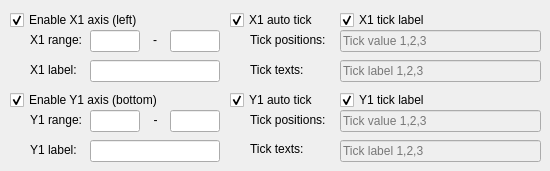
                <widget class="QWidget" name="page_8">
                 <widget class="QLineEdit" name="plot1DRangeMaxX1_LE">
                  <property name="geometry">
                   <rect>
                    <x>170</x>
                    <y>30</y>
                    <width>50</width>
                    <height>22</height>
                   </rect>
                  </property>
                 </widget>
                 <widget class="QLabel" name="label_50">
                  <property name="geometry">
                   <rect>
                    <x>30</x>
                    <y>60</y>
                    <width>61</width>
                    <height>20</height>
                   </rect>
                  </property>
                  <property name="text">
                   <string>X1 label:</string>
                  </property>
                 </widget>
                 <widget class="QLabel" name="label_35">
                  <property name="geometry">
                   <rect>
                    <x>30</x>
                    <y>30</y>
                    <width>61</width>
                    <height>20</height>
                   </rect>
                  </property>
                  <property name="text">
                   <string>X1 range:</string>
                  </property>
                 </widget>
                 <widget class="QCheckBox" name="plot1DAxisX1_CB">
                  <property name="geometry">
                   <rect>
                    <x>10</x>
                    <y>10</y>
                    <width>171</width>
                    <height>20</height>
                   </rect>
                  </property>
                  <property name="text">
                   <string>Enable X1 axis (left)</string>
                  </property>
                  <property name="checked">
                   <bool>true</bool>
                  </property>
                 </widget>
                 <widget class="QLineEdit" name="plot1DRangeMinX1_LE">
                  <property name="geometry">
                   <rect>
                    <x>90</x>
                    <y>30</y>
                    <width>50</width>
                    <height>22</height>
                   </rect>
                  </property>
                 </widget>
                 <widget class="QLabel" name="label_13">
                  <property name="geometry">
                   <rect>
                    <x>140</x>
                    <y>30</y>
                    <width>30</width>
                    <height>20</height>
                   </rect>
                  </property>
                  <property name="text">
                   <string>-</string>
                  </property>
                  <property name="alignment">
                   <set>Qt::AlignCenter</set>
                  </property>
                 </widget>
                 <widget class="QLineEdit" name="plot1DTickValueX1_LE">
                  <property name="enabled">
                   <bool>false</bool>
                  </property>
                  <property name="geometry">
                   <rect>
                    <x>340</x>
                    <y>30</y>
                    <width>201</width>
                    <height>22</height>
                   </rect>
                  </property>
                  <property name="placeholderText">
                   <string>Tick value 1,2,3</string>
                  </property>
                 </widget>
                 <widget class="QCheckBox" name="plot1DAutoTickX1_CB">
                  <property name="geometry">
                   <rect>
                    <x>230</x>
                    <y>10</y>
                    <width>111</width>
                    <height>20</height>
                   </rect>
                  </property>
                  <property name="text">
                   <string>X1 auto tick</string>
                  </property>
                  <property name="checked">
                   <bool>true</bool>
                  </property>
                 </widget>
                 <widget class="QLineEdit" name="plot1DTickLabelX1_LE">
                  <property name="enabled">
                   <bool>false</bool>
                  </property>
                  <property name="geometry">
                   <rect>
                    <x>340</x>
                    <y>60</y>
                    <width>201</width>
                    <height>22</height>
                   </rect>
                  </property>
                  <property name="toolTip">
                   <string>Tick labels</string>
                  </property>
                  <property name="placeholderText">
                   <string>Tick label 1,2,3</string>
                  </property>
                 </widget>
                 <widget class="QLineEdit" name="plot1DLabelX1_LE">
                  <property name="geometry">
                   <rect>
                    <x>90</x>
                    <y>60</y>
                    <width>130</width>
                    <height>22</height>
                   </rect>
                  </property>
                 </widget>
                 <widget class="QCheckBox" name="plot1DTickLabelX1_CB">
                  <property name="geometry">
                   <rect>
                    <x>340</x>
                    <y>10</y>
                    <width>111</width>
                    <height>20</height>
                   </rect>
                  </property>
                  <property name="text">
                   <string>X1 tick label</string>
                  </property>
                  <property name="checked">
                   <bool>true</bool>
                  </property>
                 </widget>
                 <widget class="QLabel" name="label_45">
                  <property name="geometry">
                   <rect>
                    <x>250</x>
                    <y>30</y>
                    <width>90</width>
                    <height>20</height>
                   </rect>
                  </property>
                  <property name="text">
                   <string>Tick positions:</string>
                  </property>
                 </widget>
                 <widget class="QLabel" name="label_46">
                  <property name="geometry">
                   <rect>
                    <x>250</x>
                    <y>60</y>
                    <width>90</width>
                    <height>20</height>
                   </rect>
                  </property>
                  <property name="text">
                   <string>Tick texts:</string>
                  </property>
                 </widget>
                 <widget class="QLabel" name="label_54">
                  <property name="geometry">
                   <rect>
                    <x>250</x>
                    <y>110</y>
                    <width>90</width>
                    <height>20</height>
                   </rect>
                  </property>
                  <property name="text">
                   <string>Tick positions:</string>
                  </property>
                 </widget>
                 <widget class="QLineEdit" name="plot1DRangeMinY1_LE">
                  <property name="geometry">
                   <rect>
                    <x>90</x>
                    <y>110</y>
                    <width>50</width>
                    <height>22</height>
                   </rect>
                  </property>
                 </widget>
                 <widget class="QCheckBox" name="plot1DTickLabelY1_CB">
                  <property name="geometry">
                   <rect>
                    <x>340</x>
                    <y>90</y>
                    <width>111</width>
                    <height>20</height>
                   </rect>
                  </property>
                  <property name="text">
                   <string>Y1 tick label</string>
                  </property>
                  <property name="checked">
                   <bool>true</bool>
                  </property>
                 </widget>
                 <widget class="QLabel" name="label_48">
                  <property name="geometry">
                   <rect>
                    <x>30</x>
                    <y>110</y>
                    <width>60</width>
                    <height>20</height>
                   </rect>
                  </property>
                  <property name="text">
                   <string>Y1 range:</string>
                  </property>
                 </widget>
                 <widget class="QLineEdit" name="plot1DTickLabelY1_LE">
                  <property name="enabled">
                   <bool>false</bool>
                  </property>
                  <property name="geometry">
                   <rect>
                    <x>340</x>
                    <y>140</y>
                    <width>201</width>
                    <height>22</height>
                   </rect>
                  </property>
                  <property name="toolTip">
                   <string>Tick labels</string>
                  </property>
                  <property name="placeholderText">
                   <string>Tick label 1,2,3</string>
                  </property>
                 </widget>
                 <widget class="QCheckBox" name="plot1DAutoTickY1_CB">
                  <property name="geometry">
                   <rect>
                    <x>230</x>
                    <y>90</y>
                    <width>101</width>
                    <height>20</height>
                   </rect>
                  </property>
                  <property name="text">
                   <string>Y1 auto tick</string>
                  </property>
                  <property name="checked">
                   <bool>true</bool>
                  </property>
                 </widget>
                 <widget class="QLabel" name="label_47">
                  <property name="geometry">
                   <rect>
                    <x>250</x>
                    <y>139</y>
                    <width>90</width>
                    <height>20</height>
                   </rect>
                  </property>
                  <property name="text">
                   <string>Tick texts:</string>
                  </property>
                 </widget>
                 <widget class="QLabel" name="label_51">
                  <property name="geometry">
                   <rect>
                    <x>30</x>
                    <y>140</y>
                    <width>61</width>
                    <height>20</height>
                   </rect>
                  </property>
                  <property name="text">
                   <string>Y1 label:</string>
                  </property>
                 </widget>
                 <widget class="QCheckBox" name="plot1DAxisY1_CB">
                  <property name="geometry">
                   <rect>
                    <x>10</x>
                    <y>90</y>
                    <width>191</width>
                    <height>20</height>
                   </rect>
                  </property>
                  <property name="text">
                   <string>Enable Y1 axis (bottom)</string>
                  </property>
                  <property name="checked">
                   <bool>true</bool>
                  </property>
                 </widget>
                 <widget class="QLabel" name="label_17">
                  <property name="geometry">
                   <rect>
                    <x>140</x>
                    <y>110</y>
                    <width>31</width>
                    <height>20</height>
                   </rect>
                  </property>
                  <property name="text">
                   <string>-</string>
                  </property>
                  <property name="alignment">
                   <set>Qt::AlignCenter</set>
                  </property>
                 </widget>
                 <widget class="QLineEdit" name="plot1DTickValueY1_LE">
                  <property name="enabled">
                   <bool>false</bool>
                  </property>
                  <property name="geometry">
                   <rect>
                    <x>340</x>
                    <y>110</y>
                    <width>201</width>
                    <height>22</height>
                   </rect>
                  </property>
                  <property name="placeholderText">
                   <string>Tick value 1,2,3</string>
                  </property>
                 </widget>
                 <widget class="QLineEdit" name="plot1DLabelY1_LE">
                  <property name="geometry">
                   <rect>
                    <x>90</x>
                    <y>140</y>
                    <width>130</width>
                    <height>22</height>
                   </rect>
                  </property>
                 </widget>
                 <widget class="QLineEdit" name="plot1DRangeMaxY1_LE">
                  <property name="geometry">
                   <rect>
                    <x>170</x>
                    <y>110</y>
                    <width>50</width>
                    <height>22</height>
                   </rect>
                  </property>
                 </widget>
                </widget>
